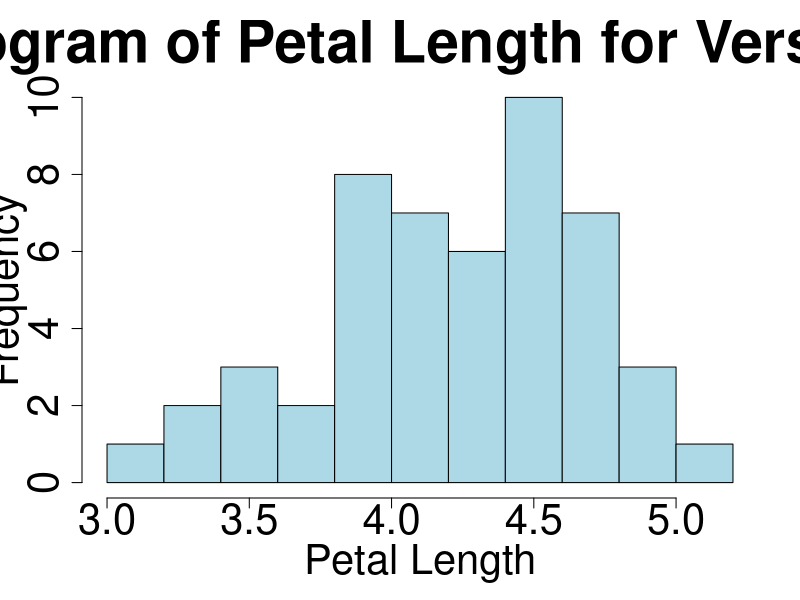
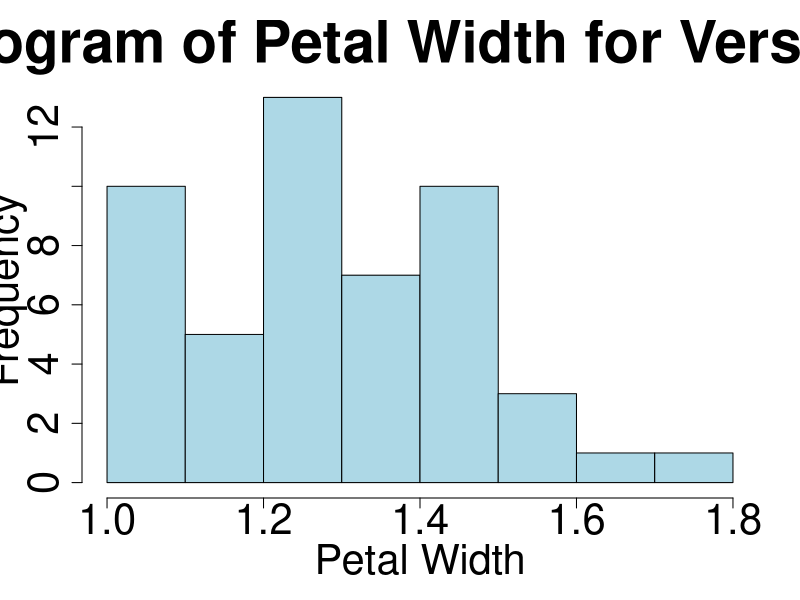

The R source for these figures, in order:
data(iris)

while (dev.cur() > 1) {
  dev.off()
}

versicolor <- iris[iris$Species == "versicolor", ]
versicolor <- iris[iris$Species == "versicolor", ]
versicolor <- iris[iris$Species == "versicolor", ]

windows()

png("hversicolor_length.png", width = 800, height = 600)
hist(versicolor$Petal.Length,
     main = "Histogram of Petal Length for Versicolor",
     xlab = "Petal Length",
     ylab = "Frequency",
     col = "lightblue",
     breaks = 10,
     cex = 3.5,
     cex.lab = 2.5,
     cex.axis = 2.5, 
     cex.main = 3.5, 
     cex.sub = 2.5)
dev.off()
windows()
png("hversicolor_width.png", width = 800, height = 600)
hist(versicolor$Petal.Width,
     main = "Histogram of Petal Width for Versicolor",
     xlab = "Petal Width",
     ylab = "Frequency",
     col = "lightblue",
     breaks = 10,
     cex = 3.5,
     cex.lab = 2.5,
     cex.axis = 2.5, 
     cex.main = 3.5, 
     cex.sub = 2.5)
dev.off()